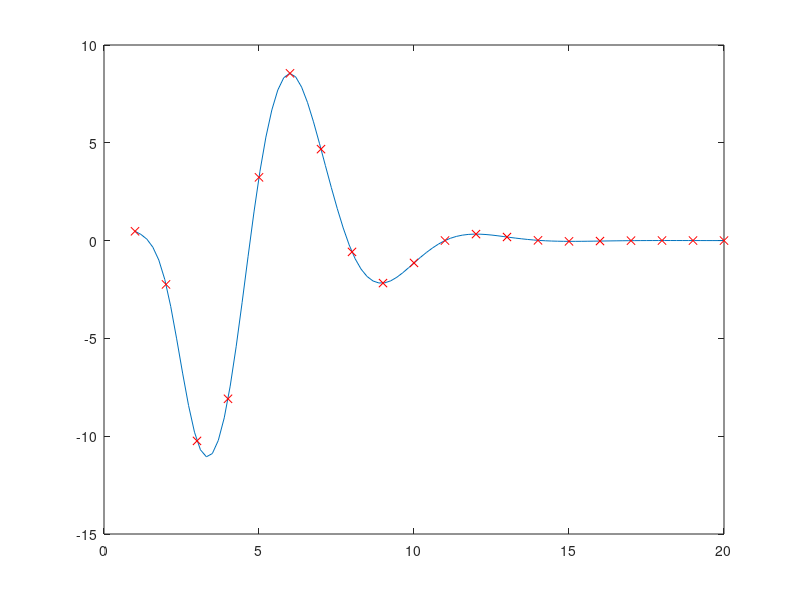

The MATLAB source for this figure:


l = load('spline.dat.txt');

n = size(l,1); % pocet zadanych bodu
bodu = 100;    % pocet bodu pro vyhodnoceni

x = l(:,1); % zadane body x
y = l(:,2); % zadane hodnoty y


% napred najdeme hodnoty druhe derivace

y2  = zeros(n,1); % druha derivace
rho = zeros(n,1); % pomocna promenna pro vypocet druhe derivace
mu  = zeros(n,1); % y'' se vypocte ze soustavy s tridiag. matici

% koeficienty tridiag. matice pro vypocet y'' a jeji prava strana
a = zeros(n,1);
b = zeros(n,1);
c = zeros(n,1);
f = zeros(n,1);

for i = 2 : n-1   % koeficienty z podminky spojitosti prvni derivace
    c(i) = ( x(i)   - x(i-1) ) / 6;
    a(i) = ( x(i+1) - x(i-1) ) / 3;
    b(i) = ( x(i+1) - x(i)   ) / 6;
    f(i) = ( y(i+1) - y(i)   ) / ( x(i+1) - x(i)   ) ...
         - ( y(i)   - y(i-1) ) / ( x(i)   - x(i-1) );
end

for i = 2 : n-1   % reseni soustavy s tridiagonalni matici pro nalezeni y'' (primy beh)
   mu(i+1)  = -b(i) / ( c(i)*mu(i) + a(i) );
   rho(i+1) = ( f(i) - c(i)*rho(i) ) / ( c(i)*mu(i) + a(i) );
end

for i = n-1 : -1 : 2  % zpetny beh vypoctu y''
    y2(i) = mu(i+1)*y2(i+1) + rho(i+1);
end



% hledani hodnot interpolacniho splinu v novych bodech

krok = (x(n)-x(1))/(bodu-1); % velikost kroku pro body ve kterych budeme funkci interpolovat
xn = x(1) : krok : x(n);     % pole bodu, ve kterych interpolujeme
yn = zeros(size(xn,2),1);    % pole hodnot interpolacniho splinu v bodech xn

for i = 1 : bodu  % i iteruje pres pole bodu pro vysledek interpolace
    j = 1;        % j je index do pole znamych hodnot
    while x(j)<=xn(i)  % najdeme znamy bod vpravo od mista, kde hledame hodnotu
        if (j==n)
            break;
        end
        j = j+1;
    end
    j = j-1; % posuneme se doleva
    
    % koeficienty interpolacniho splinu
    An = ( x(j+1) - xn(i) ) / ( x(j+1) - x(j) );
    Bn = 1 - An;
    Cn = ( An^3 - An ) * (x(j+1) - x(j))^2 / 6;
    Dn = ( Bn^3 - Bn ) * (x(j+1) - x(j))^2 / 6;
    
    % hodnota interpolacniho splinu v bode i
    yn(i) = An*y(j) + Bn*y(j+1) + Cn*y2(j) + Dn*y2(j+1);
    
end

plot(xn, yn);
hold on;
plot(x,y,'rx');
hold off;

